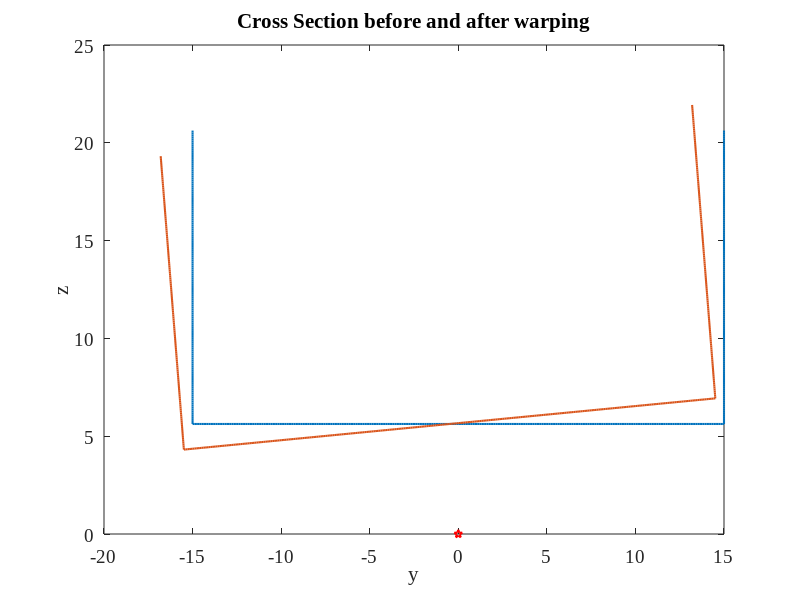
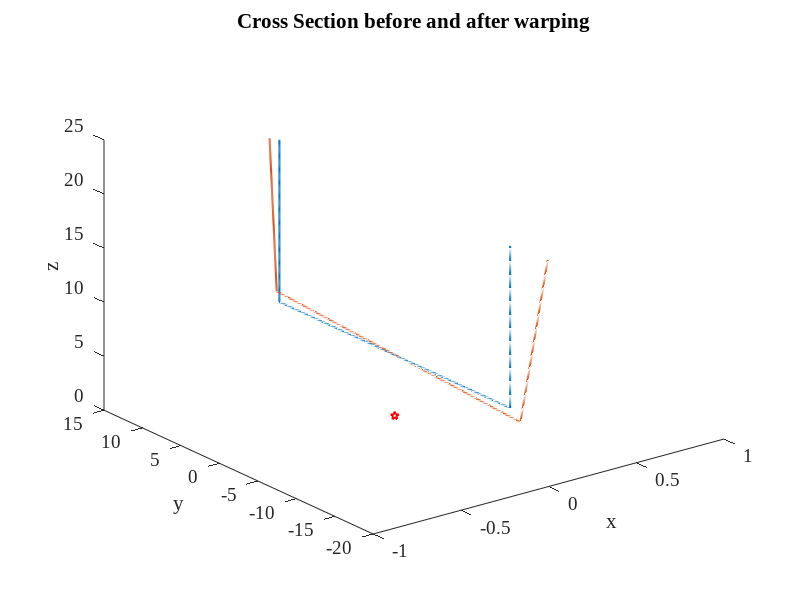

The MATLAB script that drew these images, in order:
set(0,'DefaultAxesFontName','Times New Roman')
set(0,'DefaultAxesFontSize',14)
set(0,'DefaultLineLineWidth',1.5)

B = 30;                     % Breadth of Ship
D = 15;                     % Depth of Ship
G = 80 * 1e9;               % Shear Modulus of Steel
L = 200;                    % Length of Ship 
Cb = 0.6;                   % Block coefficient of the Ship
th_des = 5;                 % Permissible twist angle in degrees

H = 8.13 - ((250 - (0.7*L))/(125))^3;
Cw = 0.165 + (0.95*Cb);
Cm = 0.45*(B^2)*(Cw^2);
Cq = 5*D*Cb;
Km = 2;
Kq = 0;
d = ((D^2)/(2*D + B)) - (0.6*D);
 
% Calculate the twisting moment generated at the midship section for
% ship heading bearing an angle 60 degrees to incident wave direction

Mx = 250*H*L*((Km*Cm) + (Kq*Cq*d));

% Calculate the thickness such that the maximum twist over the length of
% the ship is less than 5 degrees

t = ((Mx*3*180*L)/(G*(2*D + B)*th_des*pi))^(1/3);

fprintf('The required thickness of plate is %.2f mm !!\n',t*1000);

% We can approximate that the amount of material used in building the ship
% is roughly proportional to the area of structural midship cross section.
% Calculate the area of cross section of the midship Acs

Acs = ((2*D) + B)*t;

fprintf('The area of cross-section is %.2f m^2\n',Acs);

% Now we want to calculate the warping of this section as it twists and
% visualize the twist

% Arc length

s = 0:0.1:B/2+D;

% Calculate the warping function about point D as given in the notes

wD = zeros(size(s));
wD(s > B/2) = (B/2)*(s(s>B/2) - B/2);

% Calculate the integrand of integral calculating the location of center of
% twist

integrand = zeros(size(s));
integrand(s > B/2) = (B/2)*t.*wD(s > B/2);

% Calculate the second moment of area of cross section about eta axis

zeta = s;
zeta(s > B/2) = B/2;


I_eta = (((B^2)*D*t)/4) + (((B^3)*t)/24);;

% Calculate the location of center of twist along eta-axis 

eta0 = -(1/I_eta)*(((B^2)*(D^2)*t)/8);;

% Calculate St. Venant's constant

J = (1/3)*((2*D)+B)*(t^3);

% Calculate Rate of Twist

dtheta_dx = Mx/(G*J);

% Calculate Twist over the length of the ship L

theta = (Mx*L)/(G*J);

% Calculate Maximum shear stress in the section

tau =  (Mx*t)/J;

fprintf('Maximum shear stress in the section is %.2f MPa\n',tau*1e-6);

% You need not edit any lines below this
%--------------------------------------------------------------------------

% Visualization

% Original section

x_orig = zeros(size(s));
y_orig = s;
y_orig(s > B/2) = B/2;
z_orig = s - B/2 - eta0;
z_orig(s < B/2) = 0 - eta0;

xf_orig = [x_orig x_orig];
yf_orig = [fliplr(-y_orig) y_orig];
zf_orig = [fliplr(z_orig) z_orig];

% Calculate the normalized warping function

wn = -wD + eta0*zeta;

% New Section

x1_new = x_orig + dtheta_dx*wn;
y1_new = y_orig - theta*z_orig;
z1_new = z_orig + theta*y_orig;

x2_new = x_orig - dtheta_dx*wn;
y2_new = -y_orig - theta*z_orig;
z2_new = z_orig - theta*y_orig;

xf_new = [fliplr(x2_new) x1_new];
yf_new = [fliplr(y2_new) y1_new];
zf_new = [fliplr(z2_new) z1_new];

figure
plot(yf_orig,zf_orig)
hold all
plot(yf_new,zf_new)
plot(0,0,'rp')
title('Cross Section before and after warping')
ylabel('z')
xlabel('y')

figure
plot3(xf_orig,yf_orig,zf_orig)
hold all
plot3(xf_new,yf_new,zf_new)
plot3(0,0,0,'rp')
xlim([-1 1])
title('Cross Section before and after warping')
ylabel('y')
xlabel('x')
zlabel('z')
